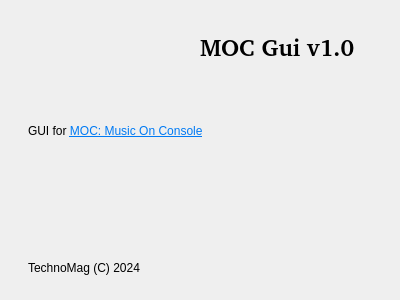
<?xml version="1.0" encoding="UTF-8"?>
<ui version="4.0">
 <class>AboutDialog</class>
 <widget class="QDialog" name="AboutDialog">
  <property name="geometry">
   <rect>
    <x>0</x>
    <y>0</y>
    <width>400</width>
    <height>300</height>
   </rect>
  </property>
  <property name="sizePolicy">
   <sizepolicy hsizetype="Fixed" vsizetype="Fixed">
    <horstretch>0</horstretch>
    <verstretch>0</verstretch>
   </sizepolicy>
  </property>
  <property name="maximumSize">
   <size>
    <width>400</width>
    <height>300</height>
   </size>
  </property>
  <property name="windowTitle">
   <string notr="true">About MOC Gui</string>
  </property>
  <widget class="QLabel" name="label">
   <property name="geometry">
    <rect>
     <x>200</x>
     <y>32</y>
     <width>181</width>
     <height>29</height>
    </rect>
   </property>
   <property name="font">
    <font>
     <family>Nimbus Sans [UKWN]</family>
     <pointsize>18</pointsize>
     <weight>75</weight>
     <bold>true</bold>
    </font>
   </property>
   <property name="text">
    <string>MOC Gui v1.0</string>
   </property>
  </widget>
  <widget class="QLabel" name="label_2">
   <property name="geometry">
    <rect>
     <x>28</x>
     <y>120</y>
     <width>345</width>
     <height>23</height>
    </rect>
   </property>
   <property name="text">
    <string>&lt;html&gt;&lt;head/&gt;&lt;body&gt;&lt;p&gt;GUI for &lt;a href=&quot;https://github.com/jonsafari/mocp&quot;&gt;&lt;span style=&quot; text-decoration: underline; color:#007af4;&quot;&gt;MOC: Music On Console&lt;/span&gt;&lt;/a&gt;&lt;/p&gt;&lt;/body&gt;&lt;/html&gt;</string>
   </property>
  </widget>
  <widget class="QLabel" name="label_3">
   <property name="geometry">
    <rect>
     <x>28</x>
     <y>256</y>
     <width>217</width>
     <height>23</height>
    </rect>
   </property>
   <property name="text">
    <string>TechnoMag (C) 2024</string>
   </property>
  </widget>
 </widget>
 <resources/>
 <connections/>
</ui>
